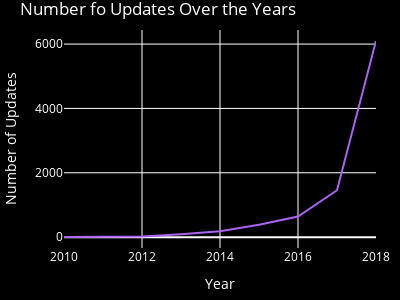

The notebook cell saved with this chart:
### Code cell
#figure 6
#update per year graph
updates_per_year = apps_df['Last Updated'].dt.year.value_counts().sort_index()

fig6=px.line(
    x=updates_per_year.index,
    y=updates_per_year.values,
    labels={'x': 'Year', 'y':'Number of Updates'},
    title='Number fo Updates Over the Years',
    color_discrete_sequence=['#AB63F4'],  
    width=plot_width,
    height=plot_height,
)
fig6.update_layout(
    plot_bgcolor='black',
    paper_bgcolor='black',
    font=dict(color='white'),
    margin=dict(l=10, r=10, t=30, b=10)
)

save_plot_as_html(fig6,"Installs Graph 6.html"," Updates have been increasing over the years, showing that developer are actively maintaining and improving their apps.") 
fig6.show()

### Figure 1 — Plotly figure (JSON) as saved in the notebook; plotly's stock layout.template omitted (floating-point values rounded to 4 significant figures)
{"data": [{"hovertemplate": "Year=%{x}<br>Number of Updates=%{y}<extra></extra>", "legendgroup": "", "line": {"color": "#AB63F4", "dash": "solid"}, "marker": {"symbol": "circle"}, "mode": "lines", "name": "", "orientation": "v", "showlegend": false, "type": "scatter", "x": [2010, 2011, 2012, 2013, 2014, 2015, 2016, 2017, 2018], "xaxis": "x", "y": [1, 15, 21, 92, 185, 383, 638, 1458, 6099], "yaxis": "y"}], "layout": {"font": {"color": "white"}, "height": 300, "legend": {"tracegroupgap": 0}, "margin": {"b": 10, "l": 10, "r": 10, "t": 30}, "paper_bgcolor": "black", "plot_bgcolor": "black", "title": {"text": "Number fo Updates Over the Years"}, "width": 400, "xaxis": {"anchor": "y", "domain": [0, 1], "title": {"text": "Year"}}, "yaxis": {"anchor": "x", "domain": [0, 1], "title": {"text": "Number of Updates"}}}}
